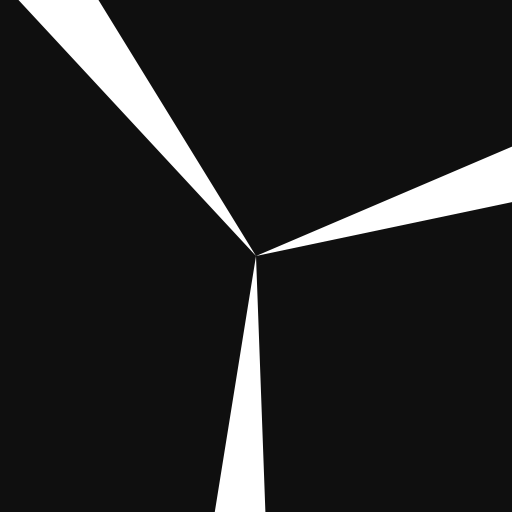
Frame 1 (no input)
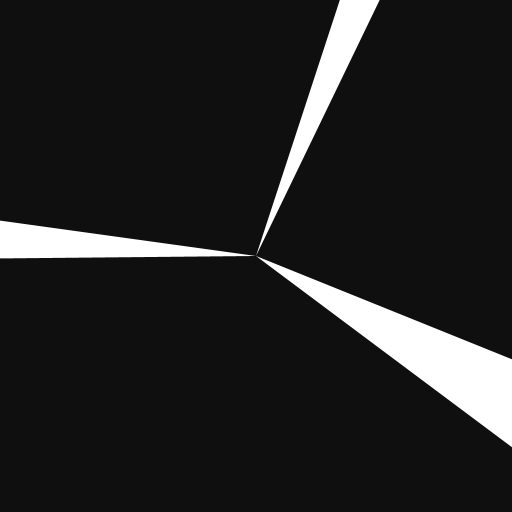
Frame 60 (the mouse pressed at the canvas centre just before this capture)
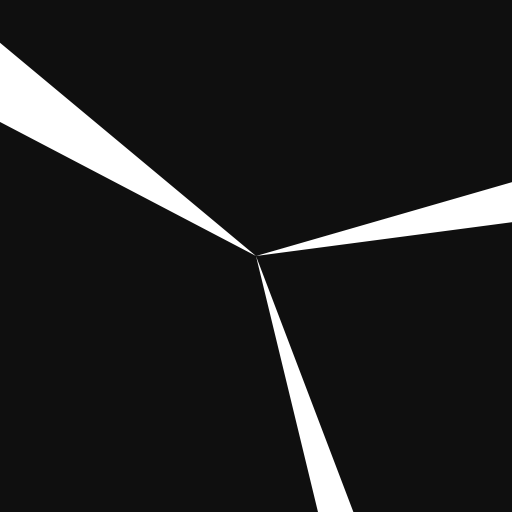
Frame 120 (the mouse held since frame 60 and released just before this capture)

The Processing sketch that drew these frames (run headless with seeded random() and noise(); from frame 60 on, the mouse is pressed at the canvas centre):

// Processing sketch: beams
// ── beams.pde
int count = 3;
Beam[] beams = new Beam[count];
Beam b1;

void setup() {
  size(512, 512);
  smooth();
  frameRate(16);
  for (int i = 0;i < count;i++) {
    beams[i] = new Beam(random(2 * PI), PI / 16);
  }
  
}

void draw() {
  background(15);
  for (int i = 0;i < count;i++) {
    beams[i].display();
    beams[i].move();
  }
  
}

class Beam {
  float position;  // Centre of beam (in radians)
  float width; // beam width in radians
  
  Beam(float p, float w) {
    this.position = p;
    this.width = w;
  }
  
  void move() {
      this.position = random(2 * PI);
      this.width = random(PI / 16) + PI / 32;
  }
  
  void display() {
    arc(256, 256, 750, 750, position - width / 2, position + width / 2);
  }
}
